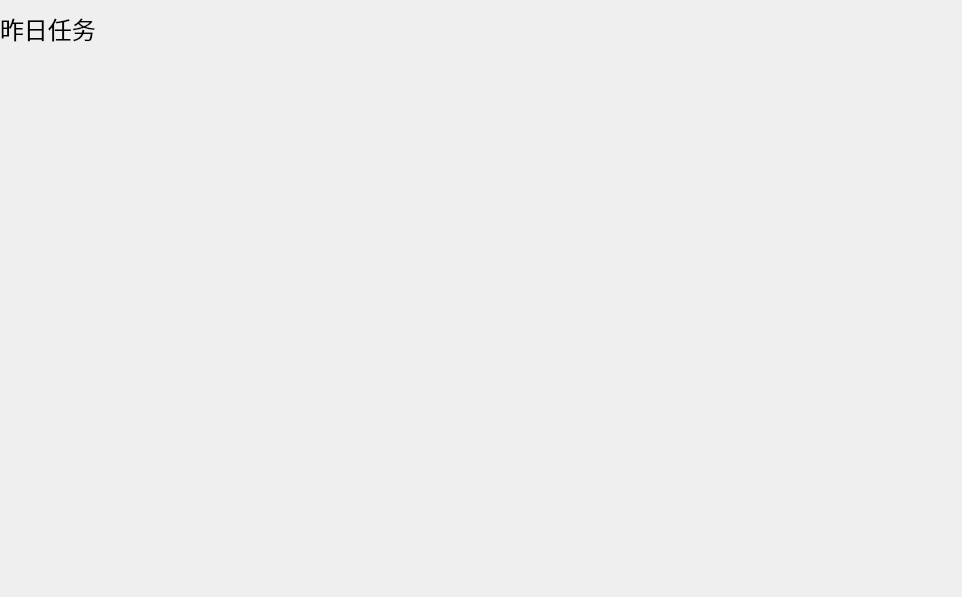
<?xml version="1.0" encoding="UTF-8"?>
<ui version="4.0">
 <class>yesterdayworks</class>
 <widget class="QWidget" name="yesterdayworks">
  <property name="geometry">
   <rect>
    <x>0</x>
    <y>0</y>
    <width>962</width>
    <height>597</height>
   </rect>
  </property>
  <property name="windowTitle">
   <string>Form</string>
  </property>
  <layout class="QVBoxLayout" name="verticalLayout">
   <property name="spacing">
    <number>0</number>
   </property>
   <property name="leftMargin">
    <number>0</number>
   </property>
   <property name="topMargin">
    <number>11</number>
   </property>
   <property name="rightMargin">
    <number>0</number>
   </property>
   <property name="bottomMargin">
    <number>0</number>
   </property>
   <item>
    <widget class="QLabel" name="label">
     <property name="sizePolicy">
      <sizepolicy hsizetype="Preferred" vsizetype="Fixed">
       <horstretch>0</horstretch>
       <verstretch>0</verstretch>
      </sizepolicy>
     </property>
     <property name="font">
      <font>
       <pointsize>18</pointsize>
      </font>
     </property>
     <property name="text">
      <string>昨日任务</string>
     </property>
    </widget>
   </item>
   <item>
    <widget class="QWidget" name="widget_2" native="true"/>
   </item>
  </layout>
 </widget>
 <resources/>
 <connections/>
</ui>
